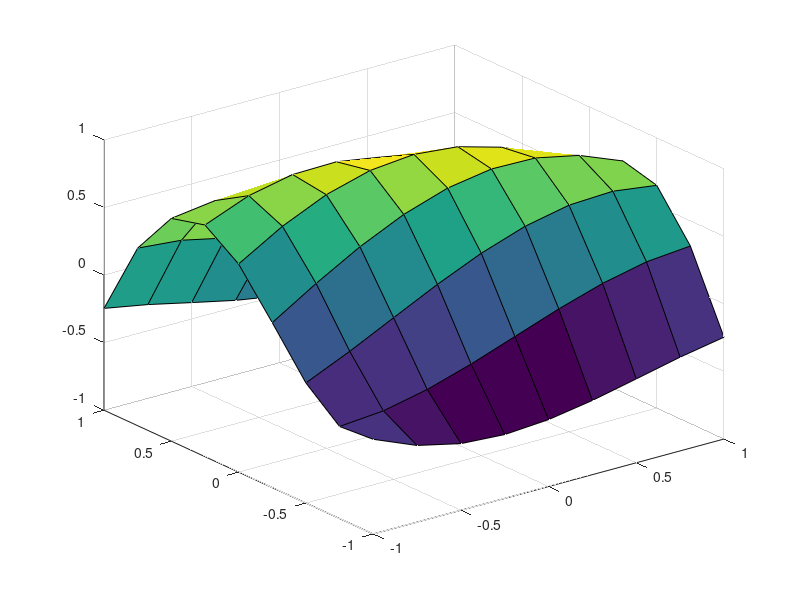
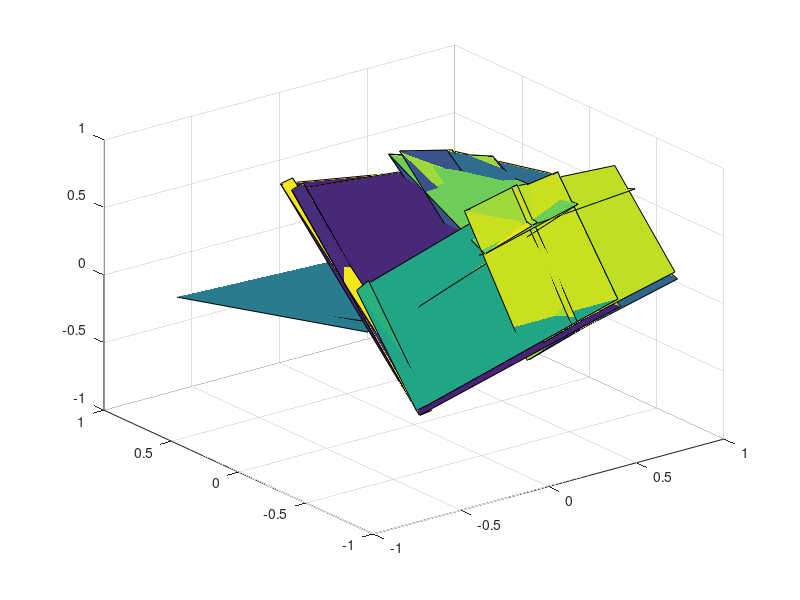

These figures' MATLAB source, in order: (Note: this script raises an error after producing the figures.)
clear;
%% training data
x_train = linspace(-1,1,10);
y_train = linspace(-1,1,10);
[X_train,Y_train] = meshgrid(x_train,y_train);
Z_train=cos(X_train + 6 *0.35*Y_train)+2 *0.35* X_train.*Y_train;
Input_train = [X_train(:)';Y_train(:)'];
Output_train = Z_train(:)';
%surf(X_train,Y_train,Z_train)
%view(3)

%% validation data
x_val = random('Uniform',-1,1,[1,7]);
y_val = random('Uniform',-1,1,[1,7]);
[X_val,Y_val] = meshgrid(x_val,y_val);
Z_val = cos(X_val + 6 *0.35*Y_val)+2 *0.35* X_val.*Y_val;
Input_val = [X_val(:)';Y_val(:)'];
Output_val = Z_val(:)';
figure(4);
surf(X_val,Y_val,Z_val);
view(3)
%% test data
x_test = linspace(-1,1,9);
y_test = linspace(-1,1,9);
[X_test,Y_test] = meshgrid(x_test,y_test);
Z_test = cos(X_test + 6 *0.35*Y_test)+2 *0.35* X_test.*Y_test;
Input_test = [X_test(:)';Y_test(:)'];
Output_test = Z_test(:)';
figure(3);
surf(X_test,Y_test,Z_test)
view(3)
%% network design
Input = [Input_train Input_val Input_test];
Output = [Output_train Output_val Output_test];
% net = feedforwardnet (); %def:2layers (1hidden,1 output)
num_hidden = 8;  % 2 8 50
%TrainFcn = 'trainbfg';
TrainFcn = 'traingd';
%TrainFcn = 'traingdm';
%TrainFcn = 'trainlm';

net = feedforwardnet([num_hidden],TrainFcn);

% configure the net: initialize weight & bias 
net = configure(net, Input, Output);
% train() func also configures the net
net.layers{1}.transferFcn = 'tansig';
net.layers{2}.transferFcn = 'purelin';
view(net);

%options = trainingOptions('sgdm','InitialLearnRate',0.02,'LearnRateDropFactor',0.0);
% net.trainParam.min_grad < 0.00000000000000000001;
net.trainParam.epochs = 100;
% net.performFcn = 'mse';
%net.performParam.regularization = 0.02;
% net.trainParam.max_fail = net.trainParam.epochs;
net.divideParam.trainRatio = size(Input_train) / size(Input);
net.divideParam.valRatio = size(Input_val) / size(Input);
net.divideParam.testRatio = size(Input_test) / size(Input);
net.trainParam.alpha = 0.02;
[net,tr] = train(net, Input_train, Output_train);

%%
%evaluation
est= net(Input_test);
actual = Output_test;
%%
figure(1);
surf(X_test,Y_test,Z_test);
view(3)

figure(2);
est_matrix = reshape(est', size(Z_test));
surf(X_test,Y_test, est_matrix);
view(3)

%%
figure(5);
postreg(est,actual);
